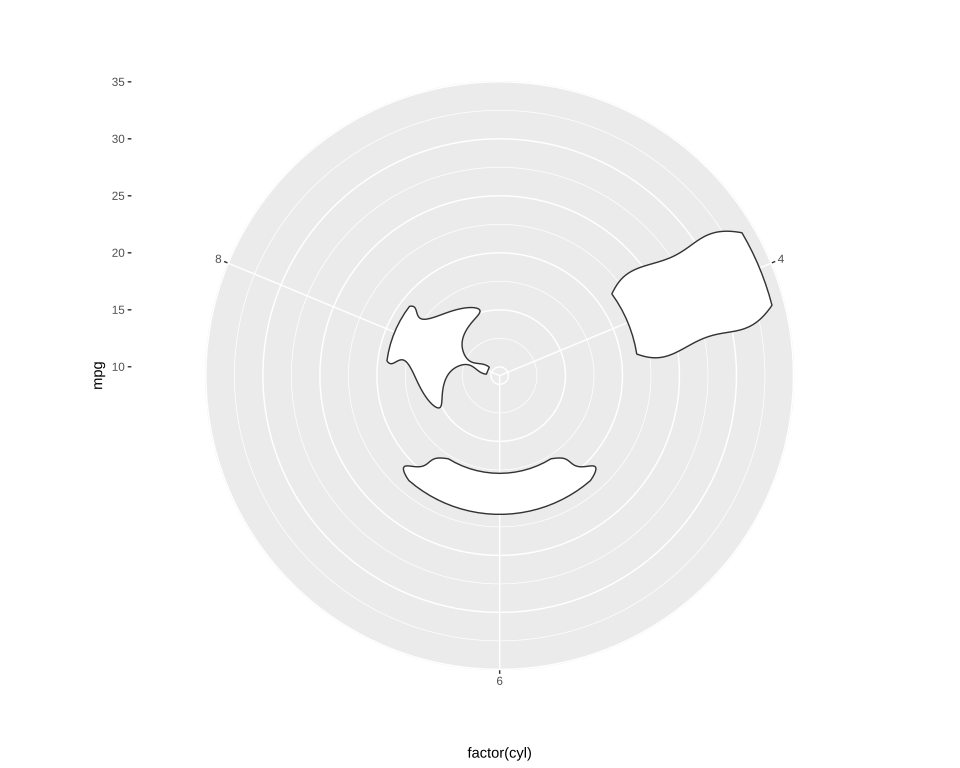

Generate this figure with R:
# The plot test/golden/violin_radial.svg draws, drawn by ggplot2 itself, as ggplot2's own visual tests
# draw their snapshots: the independent check on that golden whenever it changes. The suite never
# runs this; it needs R, ggplot2 and vdiffr, saved as the Docker image giggly-r:ggplot2-4.0.3. From
# the repository's root:
#
#   docker run --rm -v "$PWD/test/golden":/golden:ro giggly-r:ggplot2-4.0.3 \
#     Rscript /golden/violin_radial.R > violin_radial.ggplot2.svg
#
# and compare the two drawings element by element, as test/golden/point.R describes, `<line>`
# elements included.
#
# Violins in radial coordinates: each outline munched to follow the panel's curves, as
# GeomPolygon munches it.
#
# First checked with ggplot2 4.0.3 and vdiffr 1.0.9: every element and clip path matches but
# svglite's around the whole drawing, and the one departure is test/golden/point.R's, the x axis
# drawn before the y.

library(ggplot2)

plot <- ggplot(mtcars, aes(factor(cyl), mpg)) +
  geom_violin() +
  coord_radial() +
  theme_gray()

file <- tempfile(fileext = ".svg")
vdiffr::write_svg(plot, file)
cat(readLines(file), sep = "\n")
